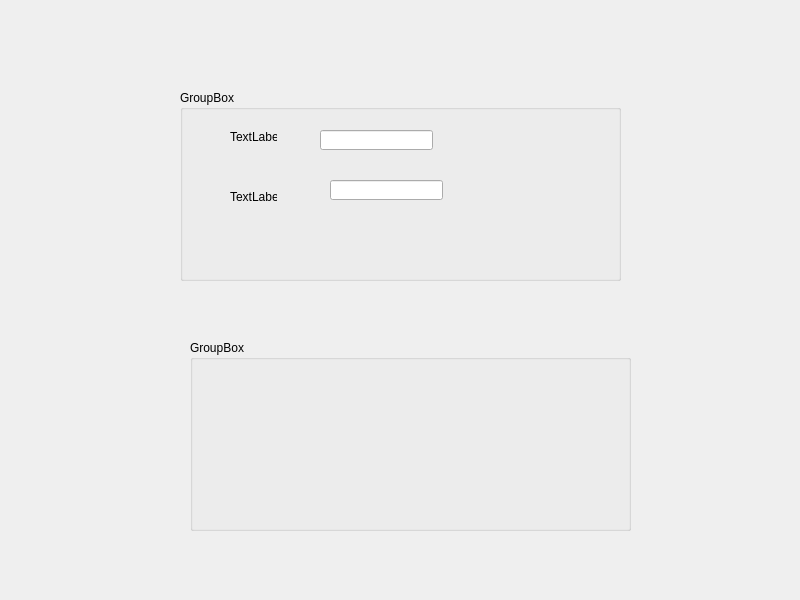
<?xml version="1.0" encoding="UTF-8"?>
<ui version="4.0">
 <class>Dialog</class>
 <widget class="QDialog" name="Dialog">
  <property name="geometry">
   <rect>
    <x>0</x>
    <y>0</y>
    <width>800</width>
    <height>600</height>
   </rect>
  </property>
  <property name="windowTitle">
   <string>Dialog</string>
  </property>
  <widget class="QGroupBox" name="groupBox">
   <property name="geometry">
    <rect>
     <x>180</x>
     <y>90</y>
     <width>441</width>
     <height>191</height>
    </rect>
   </property>
   <property name="title">
    <string>GroupBox</string>
   </property>
   <widget class="QLabel" name="label">
    <property name="geometry">
     <rect>
      <x>50</x>
      <y>40</y>
      <width>47</width>
      <height>13</height>
     </rect>
    </property>
    <property name="text">
     <string>TextLabel</string>
    </property>
   </widget>
   <widget class="QLabel" name="label_2">
    <property name="geometry">
     <rect>
      <x>50</x>
      <y>100</y>
      <width>47</width>
      <height>13</height>
     </rect>
    </property>
    <property name="text">
     <string>TextLabel</string>
    </property>
   </widget>
   <widget class="QLineEdit" name="lineEdit">
    <property name="geometry">
     <rect>
      <x>140</x>
      <y>40</y>
      <width>113</width>
      <height>20</height>
     </rect>
    </property>
   </widget>
   <widget class="QLineEdit" name="lineEdit_2">
    <property name="geometry">
     <rect>
      <x>150</x>
      <y>90</y>
      <width>113</width>
      <height>20</height>
     </rect>
    </property>
   </widget>
  </widget>
  <widget class="QGroupBox" name="groupBox_2">
   <property name="geometry">
    <rect>
     <x>190</x>
     <y>340</y>
     <width>441</width>
     <height>191</height>
    </rect>
   </property>
   <property name="title">
    <string>GroupBox</string>
   </property>
  </widget>
 </widget>
 <resources/>
 <connections/>
</ui>
